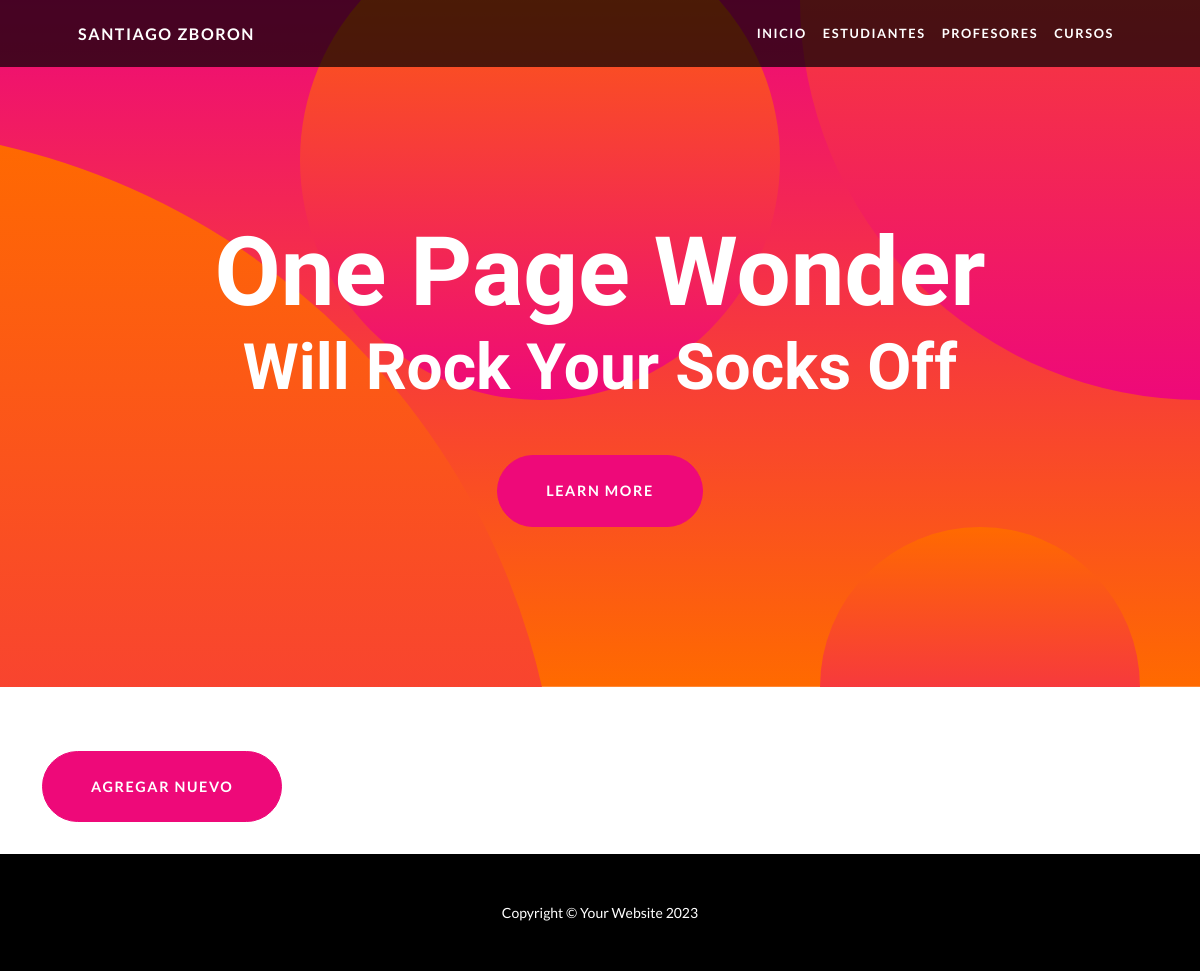
Page /AppEntrega3/estudiante-list/ on the earlier database version.
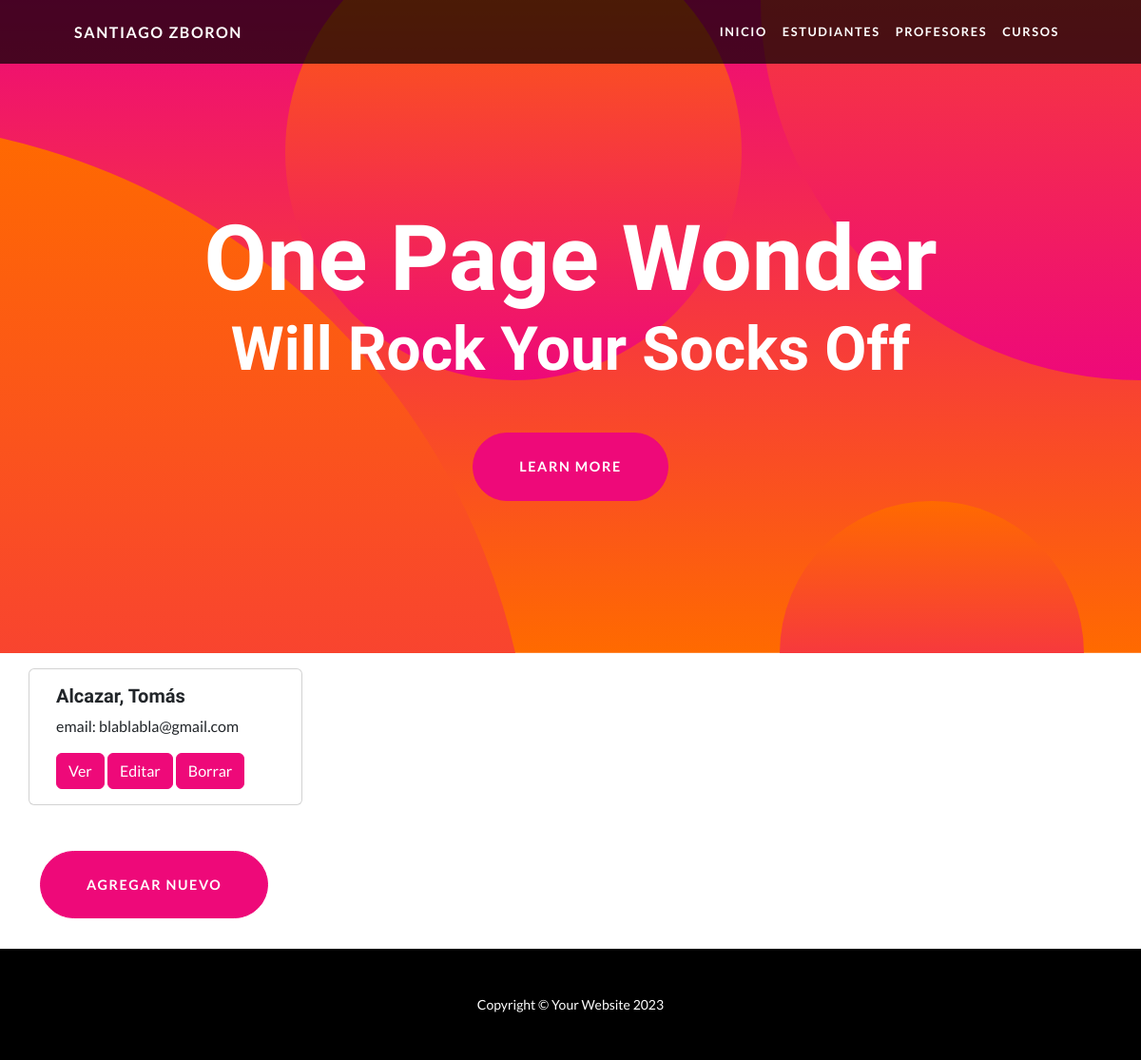
Same page on the later database version.
### AppEntrega3/models.py (models this page shows)
class Estudiante(models.Model):
    nombre = models.CharField(max_length=40)
    apellido = models.CharField(max_length=20)
    email = models.EmailField(max_length=40)

### AppEntrega3/views.py (the view)
# urls.py: path('estudiante-list/', views.EstudianteListView.as_view(), name="EstudianteList"),
class EstudianteListView(ListView):
    model = Estudiante
    template_name = "AppEntrega3/estudiante_list.html"

### AppEntrega3/templates/AppEntrega3/estudiante_list.html (shortened to what this page needs)
{% extends 'AppEntrega3/base.html' %}
{% load static %}
{% block main %}
<div class="row">
    {% for estudiante in object_list %}
        <div class="card" style="width: 18rem;" >
            <div class="card-body">
                <h5 class="card-title">{{ estudiante.apellido }}, {{ estudiante.nombre }}</h5>
                <p class="card-text">email: {{ estudiante.email }}</p>
            <a href="{% url 'EstudianteDetail' estudiante.id %}" class="btn btn-primary">Ver</a>
            <a href="{% url 'EstudianteUpdate' estudiante.id %}" class="btn btn-primary">Editar</a>
            <a href="{% url 'EstudianteDelete' estudiante.id %}" class="btn btn-primary">Borrar</a>
            </div>
        </div>
    {% endfor %}
</div>
<a class="btn btn-primary btn-xl rounded-pill mt-5" href="{% url 'EstudianteCreate' %}">Agregar nuevo</a>
{% endblock main %}

Differences in the rows shown:
added Estudiante: apellido "Alcazar", nombre "Tomás", email "blablabla@gmail.com"
